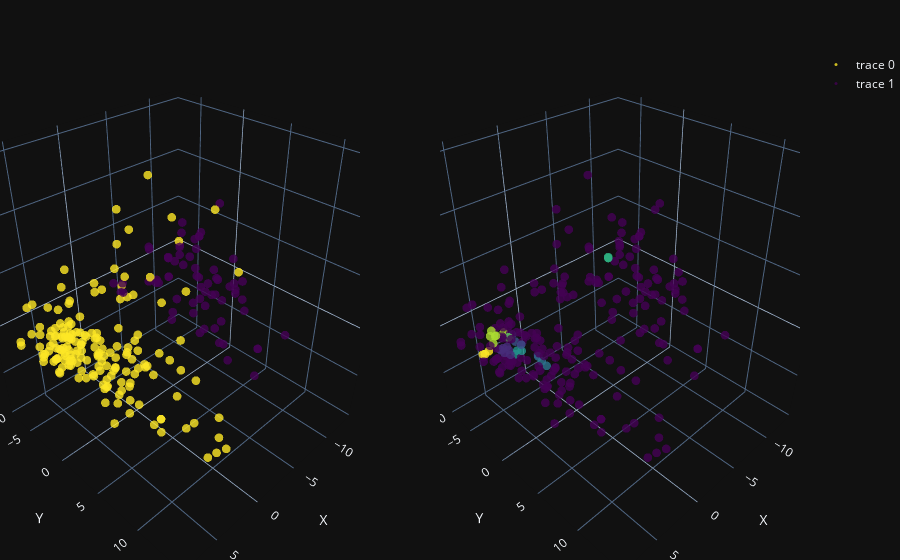

Write notebook code for a chart like this one.
### Markdown cell above
# DBSCAN outlier detection

### Code cell
X_train, _, y_train, _ = validation_split(pca_3d_embeddings, labels)
clusterer = DBSCAN(eps=0.7, min_samples=3)
dbscan_labels = clusterer.fit_predict(X_train)
print(f"DBSCAN labels shape: {dbscan_labels.shape}")
visualize_clusters(
    X_train,
    kmeans_pca.predict(X_train),
    X_train,
    dbscan_labels,
    y_train,
    file_name="DBSCAN"
)

### Figure 1 — Plotly figure (JSON) as saved in the notebook; plotly's stock layout.template omitted (floating-point values rounded to 4 significant figures; data arrays with more than 128 entries replaced by an {"elided": "..."} marker saying what was removed)
{"data": [{"marker": {"color": {"elided": "240 float values"}, "colorscale": [[0.0, "#440154"], [0.1111, "#482878"], [0.2222, "#3e4989"], [0.3333, "#31688e"], [0.4444, "#26828e"], [0.5556, "#1f9e89"], [0.6667, "#35b779"], [0.7778, "#6ece58"], [0.8889, "#b5de2b"], [1.0, "#fde725"]], "opacity": 0.8, "size": 3}, "mode": "markers", "text": {"elided": "240 float values"}, "x": {"elided": "240 float values"}, "y": {"elided": "240 float values"}, "z": {"elided": "240 float values"}, "type": "scatter3d", "scene": "scene"}, {"marker": {"color": {"elided": "240 float values"}, "colorscale": [[0.0, "#440154"], [0.1111, "#482878"], [0.2222, "#3e4989"], [0.3333, "#31688e"], [0.4444, "#26828e"], [0.5556, "#1f9e89"], [0.6667, "#35b779"], [0.7778, "#6ece58"], [0.8889, "#b5de2b"], [1.0, "#fde725"]], "opacity": 0.8, "size": 3}, "mode": "markers", "text": {"elided": "240 float values"}, "x": {"elided": "240 float values"}, "y": {"elided": "240 float values"}, "z": {"elided": "240 float values"}, "type": "scatter3d", "scene": "scene2"}], "layout": {"scene": {"domain": {"x": [0.0, 0.45], "y": [0.0, 1.0]}, "xaxis": {"title": {"text": "X"}}, "yaxis": {"title": {"text": "Y"}}, "zaxis": {"title": {"text": "Z"}}}, "scene2": {"domain": {"x": [0.55, 1.0], "y": [0.0, 1.0]}, "xaxis": {"title": {"text": "X "}}, "yaxis": {"title": {"text": "Y"}}, "zaxis": {"title": {"text": "Z"}}}, "margin": {"l": 0, "r": 0, "b": 0, "t": 50}, "title": {"text": ""}}}
